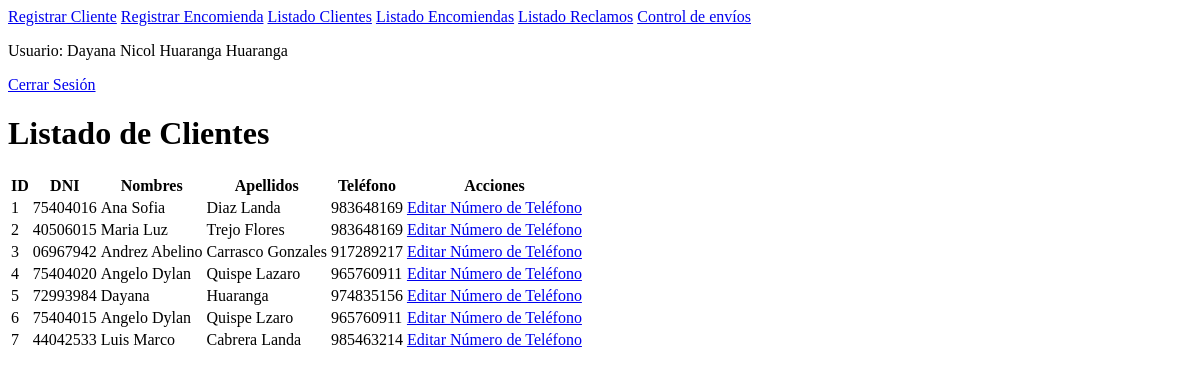
Before: /listado_clientes/ (signed in) with the older database file.
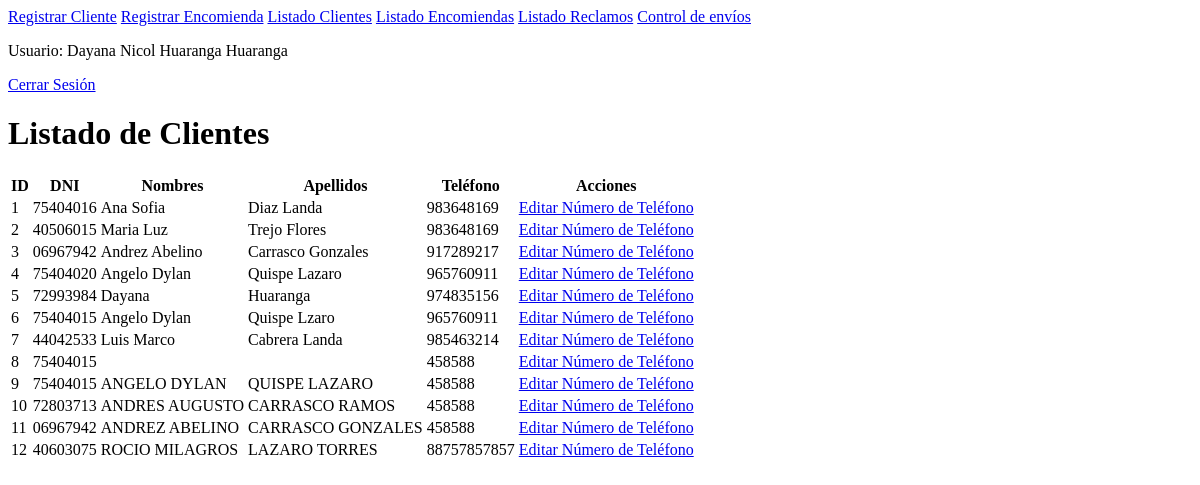
After: the same page with the newer database file.
### sistema/models.py (models this page shows, shortened)
class Empleado(models.Model):
    nombres = models.CharField(max_length=100)
    apellidos = models.CharField(max_length=100)
    correo = models.EmailField(unique=True)  # El correo debe ser único para cada empleado
    password = models.CharField(max_length=128)  # Contraseña encriptada

class Cliente(models.Model):
    dni = models.CharField(max_length=15)
    nombres = models.CharField(max_length=100)
    apellidos = models.CharField(max_length=100)
    telefono = models.CharField(max_length=15)

### sistema/views.py (the view)
    def wrapper(request, *args, **kwargs):
        if 'empleado_id' not in request.session:
            return redirect('login_empleado')
        return view_func(request, *args, **kwargs)

### sistema/views.py (called while the page is built)
def empleado_requerido(view_func):
    def wrapper(request, *args, **kwargs):
        if 'empleado_id' not in request.session:
            return redirect('login_empleado')
        return view_func(request, *args, **kwargs)
    return wrapper

@empleado_requerido
def listado_clientes(request):
    empleado_id = request.session.get('empleado_id')
    empleado = Empleado.objects.get(id=empleado_id)
    clientes = Cliente.objects.all()
    return render(request, 'listado_clientes.html', {'clientes': clientes, 'empleado': empleado})

### sistema/templates/listado_clientes.html (shortened to what this page needs)
{% extends "layout/base_empleado.html" %}
{% block content %}
<div class="container mt-5">
    <h1>Listado de Clientes</h1>
    <table class="table table-bordered">
        <thead>
            <tr>
                <th>ID</th>
                <th>DNI</th>
                <th>Nombres</th>
                <th>Apellidos</th>
                <th>Teléfono</th>
                <th>Acciones</th>
            </tr>
        </thead>
        <tbody>
            {% for cliente in clientes %}
            <tr>
                <td>{{ cliente.id }}</td>
                <td>{{ cliente.dni }}</td>
                <td>{{ cliente.nombres }}</td>
                <td>{{ cliente.apellidos }}</td>
                <td>{{ cliente.telefono }}</td>
                <td>
                    <a href="{% url 'editar_telefono_cliente' cliente.id %}" class="btn btn-primary">Editar Número de Teléfono</a>
                </td>
            </tr>
            {% endfor %}
        </tbody>
    </table>
</div>
{% endblock %}

### sistema/templates/layout/base_empleado.html (shortened to what this page needs)
<!DOCTYPE html>
<html lang="es">
<head>
</head>
<body>
    <div class="navbar">
        <a href="{% url 'registro_cliente' %}">Registrar Cliente</a>
        <a href="{% url 'registro_encomienda' %}">Registrar Encomienda</a>
        <a href="{% url 'listado_clientes' %}">Listado Clientes</a>
        <a href="{% url 'listado_encomiendas' %}">Listado Encomiendas</a>
        <a href="{% url 'listado_reclamos' %}">Listado Reclamos</a>
        <a href="{% url 'control_envios' %}">Control de envíos</a>
        <div class="navbar-right">
            {% if empleado %}
                <p>Usuario: {{ empleado.nombres }} {{ empleado.apellidos }}</p>
            {% else %}
                <p>Usuario: Anónimo</p>
            {% endif %}
            <a href="{% url 'logout' %}">Cerrar Sesión</a>
        </div>
    </div>
    <div class="content">
        {% block content %}
        {% endblock %}
    </div>
</body>
</html>

Changed rows visible on the page:
added Cliente: id "8", dni "75404015", telefono "458588"
added Cliente: id "9", dni "75404015", nombres "ANGELO DYLAN", apellidos "QUISPE LAZARO", telefono "458588"
added Cliente: id "10", dni "72803713", nombres "ANDRES AUGUSTO", apellidos "CARRASCO RAMOS", telefono "458588"
added Cliente: id "11", dni "06967942", nombres "ANDREZ ABELINO", apellidos "CARRASCO GONZALES", telefono "458588"
added Cliente: id "12", dni "40603075", nombres "ROCIO MILAGROS", apellidos "LAZARO TORRES", telefono "88757857857"
